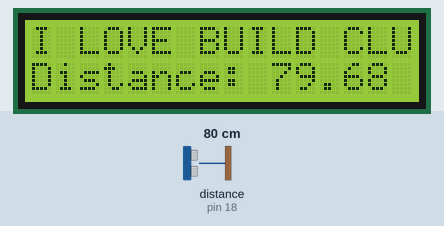
The sketch below on a simulated Arduino Uno, built with avr-gcc and run on an emulated ATmega328P. Shown: 16×2 character LCD. Wiring (inferred from the names in the program): ultrasonic range finder: trigger pin 5; echo pin 18. The test bench sets the inputs (shaded band); at power-on: distance to the obstacle (sensor on pin 18) 80 cm. The echo pulse lasts 58.3 µs per cm; what the sketch prints to the serial monitor is not drawn.

Above: at 1.2 s.
1.3 s: distance to the obstacle (sensor on pin 18) set to 2 cm
At 2.2 s:
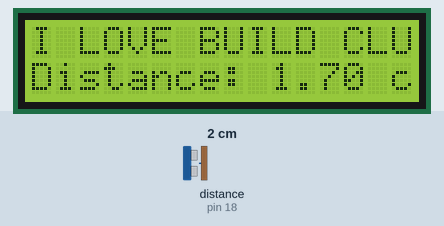
3.1 s: distance to the obstacle (sensor on pin 18) set to 9 cm
At 5.0 s:
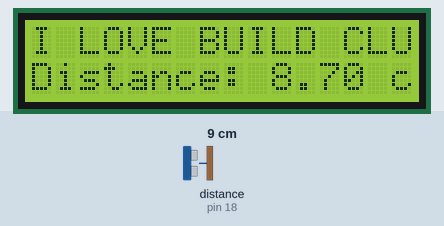
5.2 s: distance to the obstacle (sensor on pin 18) set to 18 cm
At 7.2 s:
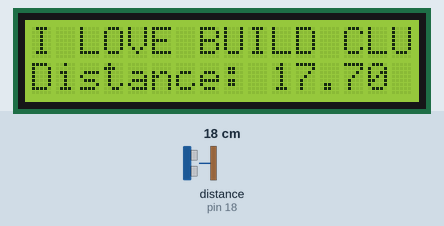
Timing chart, 0 to 8.7 s (numbered marks = the images above; inputs shaded):
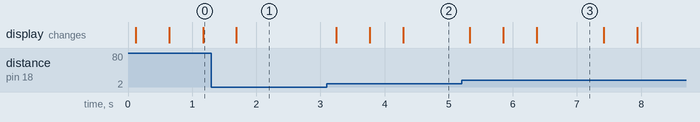

The sketch:

ultrasonic_lcd.ino
```cpp
#include <Wire.h>
#include <LiquidCrystal_I2C.h>

// LCD setup
LiquidCrystal_I2C lcd(0x27, 2,POSITIVE);

// Ultrasonic sensor setup
const int trigPin = 5;
const int echoPin = 18;

long duration;
float distance;

void setup() {
  // Initialize Serial and LCD
  Serial.begin(9600);
  lcd.begin(16, 2,LCD_5x8DOTS);
  lcd.backlight();
  lcd.setCursor(0, 0);
  lcd.print("I LOVE BUILD CLUB");
  lcd.setCursor(0, 1);
  lcd.print("VISHNU INSTITUTE");

  // Ultrasonic sensor pin modes
  pinMode(trigPin, OUTPUT);
  pinMode(echoPin, INPUT);
}

void loop() {
  // Clear the Trigger pin
  digitalWrite(trigPin, LOW);
  delayMicroseconds(2);
  digitalWrite(trigPin, HIGH);
  delayMicroseconds(10);
  digitalWrite(trigPin, LOW);

  // Read the duration of the echo pulse
  duration = pulseIn(echoPin, HIGH);

  // Calculate the distance (in cm)
  distance = duration * 0.0343 / 2;

  // Print distance to Serial Monitor
  Serial.print("Distance: ");
  Serial.print(distance);
  Serial.println(" cm");

  // Display distance on the LCD
  lcd.setCursor(0, 1); // Set cursor to second row
  lcd.print("Distance: ");
  lcd.print(distance);
  lcd.print(" cm  "); // Extra spaces to clear old values

  // Wait before next measurement
  delay(500);
}
```

Measured:
- after the input at 1.3 s, the display: changes after 0.39 s (image 1)
- after the input at 3.1 s, the display: changes after 0.15 s (image 2)
- after the input at 5.2 s, the display: first changes after 0.13 s (image 3 shows a later state)
- what the display in image 3 shows lasts 1.0 s, from 6.4 s to 7.4 s
